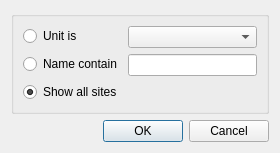
<?xml version="1.0" encoding="UTF-8"?>
<ui version="4.0">
 <class>SiteFilterDialog</class>
 <widget class="QDialog" name="SiteFilterDialog">
  <property name="geometry">
   <rect>
    <x>0</x>
    <y>0</y>
    <width>280</width>
    <height>140</height>
   </rect>
  </property>
  <property name="windowTitle">
   <string>Site filter</string>
  </property>
  <layout class="QVBoxLayout" name="verticalLayout">
   <item>
    <widget class="QGroupBox" name="groupBox">
     <property name="title">
      <string/>
     </property>
     <layout class="QFormLayout" name="formLayout">
      <item row="0" column="0">
       <widget class="QRadioButton" name="radioUnit">
        <property name="text">
         <string>Unit is</string>
        </property>
       </widget>
      </item>
      <item row="0" column="1">
       <widget class="QComboBox" name="unitCombo"/>
      </item>
      <item row="1" column="0">
       <widget class="QRadioButton" name="radioName">
        <property name="text">
         <string>Name contain</string>
        </property>
       </widget>
      </item>
      <item row="1" column="1">
       <widget class="QLineEdit" name="nameEdit"/>
      </item>
      <item row="2" column="0">
       <widget class="QRadioButton" name="radioNone">
        <property name="text">
         <string>Show all sites</string>
        </property>
        <property name="checked">
         <bool>true</bool>
        </property>
       </widget>
      </item>
     </layout>
    </widget>
   </item>
   <item>
    <widget class="QDialogButtonBox" name="buttonBox">
     <property name="orientation">
      <enum>Qt::Horizontal</enum>
     </property>
     <property name="standardButtons">
      <set>QDialogButtonBox::Cancel|QDialogButtonBox::Ok</set>
     </property>
    </widget>
   </item>
  </layout>
 </widget>
 <resources/>
 <connections>
  <connection>
   <sender>buttonBox</sender>
   <signal>accepted()</signal>
   <receiver>SiteFilterDialog</receiver>
   <slot>accept()</slot>
   <hints>
    <hint type="sourcelabel">
     <x>248</x>
     <y>254</y>
    </hint>
    <hint type="destinationlabel">
     <x>157</x>
     <y>274</y>
    </hint>
   </hints>
  </connection>
  <connection>
   <sender>buttonBox</sender>
   <signal>rejected()</signal>
   <receiver>SiteFilterDialog</receiver>
   <slot>reject()</slot>
   <hints>
    <hint type="sourcelabel">
     <x>316</x>
     <y>260</y>
    </hint>
    <hint type="destinationlabel">
     <x>286</x>
     <y>274</y>
    </hint>
   </hints>
  </connection>
 </connections>
</ui>
